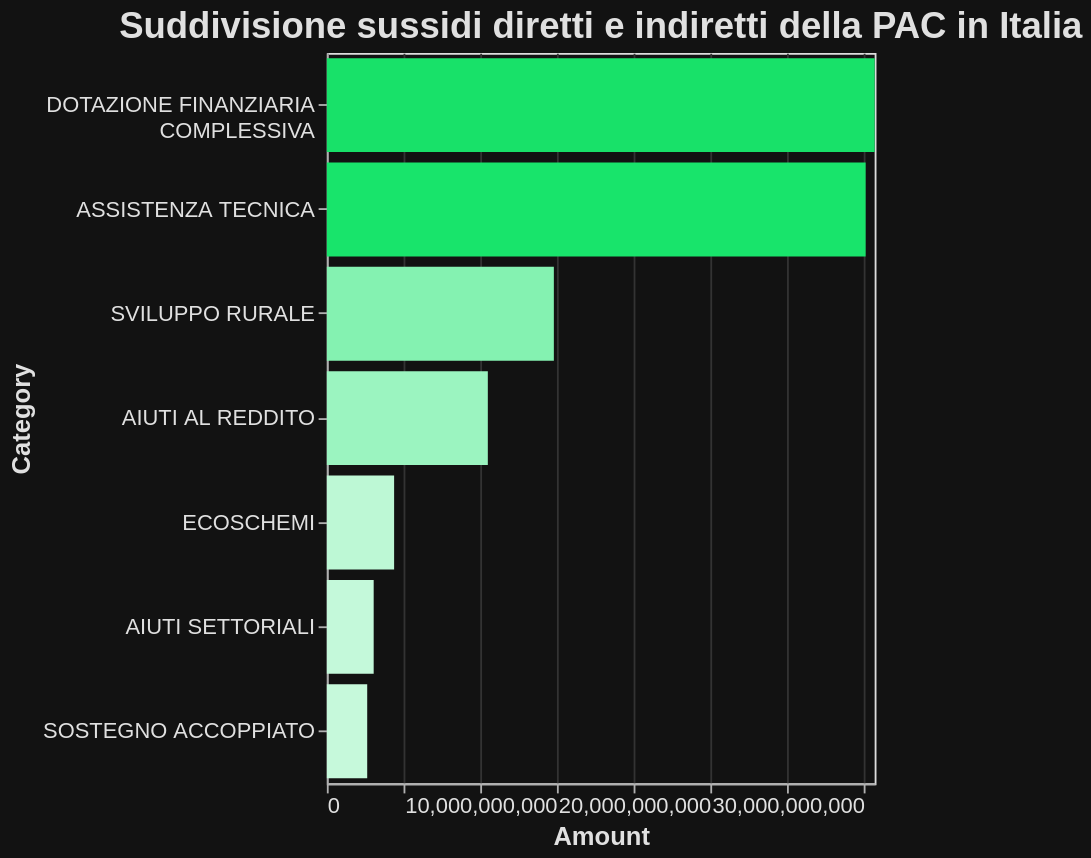

Specify this chart in Vega-Lite:
### Vega-Lite specification from a JSON file in a GitHub repository (floating-point values rounded to 4 significant figures)
{"$schema": "https://vega.github.io/schema/vega-lite/v5.17.0.json", "config": {"axis": {"domainColor": "#B0B0B0", "gridColor": "#333333", "labelColor": "#E0E0E0", "labelFontSize": 12, "tickColor": "#B0B0B0", "titleColor": "#E0E0E0", "titleFontSize": 14}, "background": "#121212", "legend": {"labelColor": "#E0E0E0", "titleColor": "#E0E0E0"}, "mark": {"color": "#1f77b4"}, "title": {"color": "#E0E0E0", "fontSize": 20}}, "data": {"name": "data-52abdab10e66202f55cbdf6ec4de8fbc"}, "datasets": {"data-52abdab10e66202f55cbdf6ec4de8fbc": [{"Amount": 10477775690, "Category": "AIUTI AL REDDITO"}, {"Amount": 4377804830, "Category": "ECOSCHEMI"}, {"Amount": 2626682895, "Category": "SOSTEGNO ACCOPPIATO"}, {"Amount": 14775893476, "Category": "SVILUPPO RURALE"}, {"Amount": 3048197685, "Category": "AIUTI SETTORIALI"}, {"Amount": 35070377300, "Category": "ASSISTENZA TECNICA"}, {"Amount": 35657058349, "Category": ["DOTAZIONE FINANZIARIA", "COMPLESSIVA"]}]}, "encoding": {"color": {"field": "Amount", "legend": null, "scale": {"interpolate": "hsl", "scheme": ["#c6f9db", "#18E169"]}, "type": "quantitative"}, "tooltip": [{"field": "Amount", "format": ",", "title": "Amount", "type": "quantitative"}], "x": {"field": "Amount", "scale": {"domain": [0, 35660000000.0]}, "title": "Amount", "type": "quantitative"}, "y": {"field": "Category", "sort": "-x", "title": "Category", "type": "nominal"}}, "height": 400, "mark": {"type": "bar"}, "title": "Suddivisione sussidi diretti e indiretti della PAC in Italia", "width": "container"}
